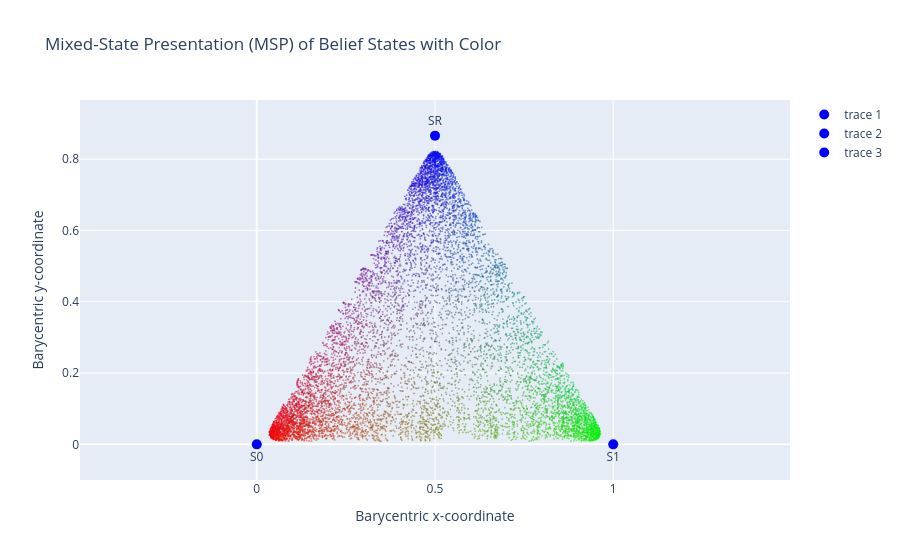
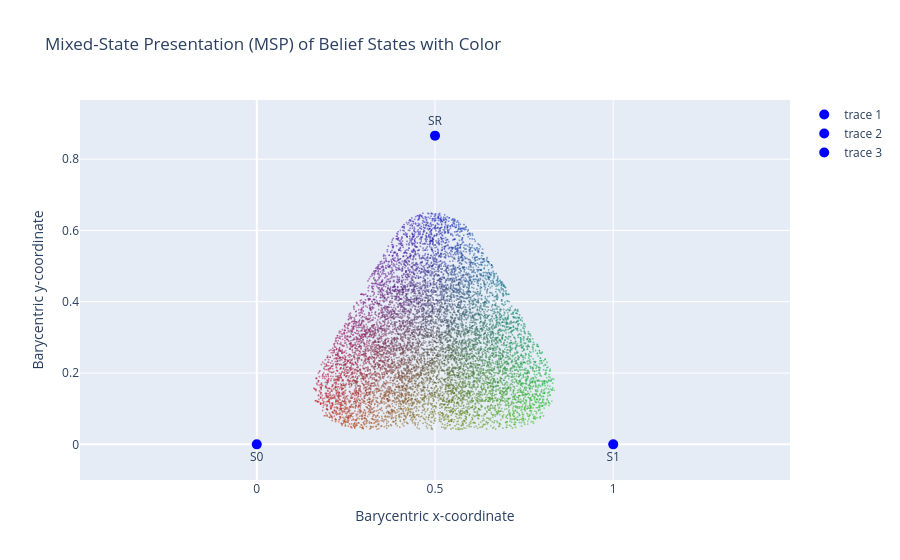
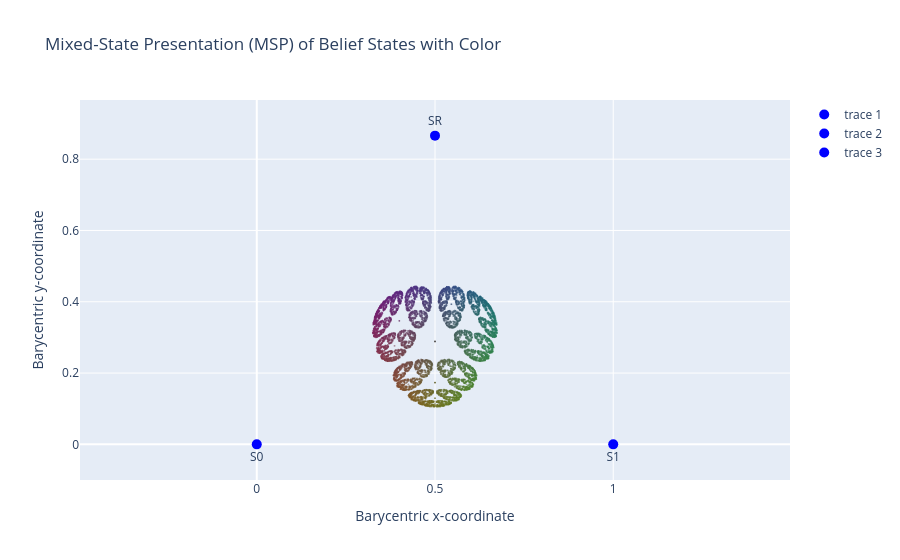
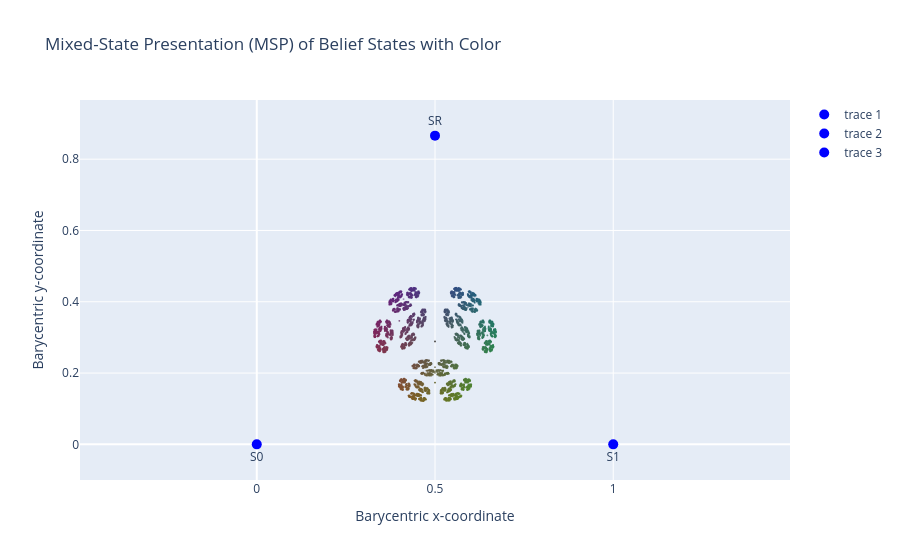

The notebook cell saved with these charts, in order:
### Markdown cell above
## Belief State Geometry for Different `a` and `x` Values on Mess3

Explore how the HMM parameters `a` (self-transition strength) and `x` (noise/confusion) affect the belief state geometry on the simplex.

### Code cell
a_values = [0.2,0.5, 0.85, 0.95]
x_values = [0.01, 0.05, 0.15, 0.5]

N_SEQ_SWEEP = 5
SWEEP_SEQ_LEN = 2000

for a in a_values:
    for x in x_values:
        hmm_sweep = build_hidden_markov_model(
            "mess3",
            process_params={"x": x, "a": a},
            device=None,
        )

        sweep_key = jax.random.PRNGKey(42)
        sweep_gen_states = jnp.tile(hmm_sweep.initial_state, (N_SEQ_SWEEP, 1))

        _, sweep_beliefs_jax, _, _, _ = generate_data_batch_with_full_history(
            sweep_gen_states, hmm_sweep, N_SEQ_SWEEP, SWEEP_SEQ_LEN + 1, sweep_key
        )

        sweep_beliefs = jax_to_torch(sweep_beliefs_jax).cpu()
        sweep_beliefs_flat = sweep_beliefs.reshape(-1, 3)

        print(f"a={a}, x={x} — {sweep_beliefs_flat.shape[0]} belief states")
        belief_to_barycentric(sweep_beliefs_flat, sweep_beliefs_flat)

### Figure 1 — Plotly figure (JSON) as saved in the notebook; plotly's stock layout.template omitted (floating-point values rounded to 4 significant figures; data arrays with more than 128 entries replaced by an {"elided": "..."} marker saying what was removed)
{"data": [{"hovertemplate": "Barycentric x-coordinate=%{x}<br>Barycentric y-coordinate=%{y}<extra></extra>", "legendgroup": "", "marker": {"color": {"elided": "10005 str values"}, "opacity": 0.5, "size": 2, "symbol": "circle"}, "mode": "markers", "name": "", "showlegend": false, "type": "scattergl", "x": {"elided": "10005 float values"}, "xaxis": "x", "y": {"elided": "10005 float values"}, "yaxis": "y"}, {"marker": {"color": "blue", "size": 10}, "mode": "markers+text", "text": ["S0"], "textposition": "bottom center", "type": "scatter", "x": [0], "y": [0]}, {"marker": {"color": "blue", "size": 10}, "mode": "markers+text", "text": ["S1"], "textposition": "bottom center", "type": "scatter", "x": [1], "y": [0]}, {"marker": {"color": "blue", "size": 10}, "mode": "markers+text", "text": ["SR"], "textposition": "top center", "type": "scatter", "x": [0.5], "y": [0.866]}], "layout": {"legend": {"tracegroupgap": 0}, "title": {"text": "Mixed-State Presentation (MSP) of Belief States with Color"}, "xaxis": {"anchor": "y", "domain": [0, 1], "range": [-0.1, 1.1], "title": {"text": "Barycentric x-coordinate"}}, "yaxis": {"anchor": "x", "domain": [0, 1], "range": [-0.1, 0.966], "scaleanchor": "x", "scaleratio": 1, "title": {"text": "Barycentric y-coordinate"}}}}

### Figure 2 — Plotly figure (JSON) as saved in the notebook; plotly's stock layout.template omitted (floating-point values rounded to 4 significant figures; data arrays with more than 128 entries replaced by an {"elided": "..."} marker saying what was removed)
{"data": [{"hovertemplate": "Barycentric x-coordinate=%{x}<br>Barycentric y-coordinate=%{y}<extra></extra>", "legendgroup": "", "marker": {"color": {"elided": "10005 str values"}, "opacity": 0.5, "size": 2, "symbol": "circle"}, "mode": "markers", "name": "", "showlegend": false, "type": "scattergl", "x": {"elided": "10005 float values"}, "xaxis": "x", "y": {"elided": "10005 float values"}, "yaxis": "y"}, {"marker": {"color": "blue", "size": 10}, "mode": "markers+text", "text": ["S0"], "textposition": "bottom center", "type": "scatter", "x": [0], "y": [0]}, {"marker": {"color": "blue", "size": 10}, "mode": "markers+text", "text": ["S1"], "textposition": "bottom center", "type": "scatter", "x": [1], "y": [0]}, {"marker": {"color": "blue", "size": 10}, "mode": "markers+text", "text": ["SR"], "textposition": "top center", "type": "scatter", "x": [0.5], "y": [0.866]}], "layout": {"legend": {"tracegroupgap": 0}, "title": {"text": "Mixed-State Presentation (MSP) of Belief States with Color"}, "xaxis": {"anchor": "y", "domain": [0, 1], "range": [-0.1, 1.1], "title": {"text": "Barycentric x-coordinate"}}, "yaxis": {"anchor": "x", "domain": [0, 1], "range": [-0.1, 0.966], "scaleanchor": "x", "scaleratio": 1, "title": {"text": "Barycentric y-coordinate"}}}}

### Figure 3 — Plotly figure (JSON) as saved in the notebook; plotly's stock layout.template omitted (floating-point values rounded to 4 significant figures; data arrays with more than 128 entries replaced by an {"elided": "..."} marker saying what was removed)
{"data": [{"hovertemplate": "Barycentric x-coordinate=%{x}<br>Barycentric y-coordinate=%{y}<extra></extra>", "legendgroup": "", "marker": {"color": {"elided": "10005 str values"}, "opacity": 0.5, "size": 2, "symbol": "circle"}, "mode": "markers", "name": "", "showlegend": false, "type": "scattergl", "x": {"elided": "10005 float values"}, "xaxis": "x", "y": {"elided": "10005 float values"}, "yaxis": "y"}, {"marker": {"color": "blue", "size": 10}, "mode": "markers+text", "text": ["S0"], "textposition": "bottom center", "type": "scatter", "x": [0], "y": [0]}, {"marker": {"color": "blue", "size": 10}, "mode": "markers+text", "text": ["S1"], "textposition": "bottom center", "type": "scatter", "x": [1], "y": [0]}, {"marker": {"color": "blue", "size": 10}, "mode": "markers+text", "text": ["SR"], "textposition": "top center", "type": "scatter", "x": [0.5], "y": [0.866]}], "layout": {"legend": {"tracegroupgap": 0}, "title": {"text": "Mixed-State Presentation (MSP) of Belief States with Color"}, "xaxis": {"anchor": "y", "domain": [0, 1], "range": [-0.1, 1.1], "title": {"text": "Barycentric x-coordinate"}}, "yaxis": {"anchor": "x", "domain": [0, 1], "range": [-0.1, 0.966], "scaleanchor": "x", "scaleratio": 1, "title": {"text": "Barycentric y-coordinate"}}}}

### Figure 4 — Plotly figure (JSON) as saved in the notebook; plotly's stock layout.template omitted (floating-point values rounded to 4 significant figures; data arrays with more than 128 entries replaced by an {"elided": "..."} marker saying what was removed)
{"data": [{"hovertemplate": "Barycentric x-coordinate=%{x}<br>Barycentric y-coordinate=%{y}<extra></extra>", "legendgroup": "", "marker": {"color": {"elided": "10005 str values"}, "opacity": 0.5, "size": 2, "symbol": "circle"}, "mode": "markers", "name": "", "showlegend": false, "type": "scattergl", "x": {"elided": "10005 float values"}, "xaxis": "x", "y": {"elided": "10005 float values"}, "yaxis": "y"}, {"marker": {"color": "blue", "size": 10}, "mode": "markers+text", "text": ["S0"], "textposition": "bottom center", "type": "scatter", "x": [0], "y": [0]}, {"marker": {"color": "blue", "size": 10}, "mode": "markers+text", "text": ["S1"], "textposition": "bottom center", "type": "scatter", "x": [1], "y": [0]}, {"marker": {"color": "blue", "size": 10}, "mode": "markers+text", "text": ["SR"], "textposition": "top center", "type": "scatter", "x": [0.5], "y": [0.866]}], "layout": {"legend": {"tracegroupgap": 0}, "title": {"text": "Mixed-State Presentation (MSP) of Belief States with Color"}, "xaxis": {"anchor": "y", "domain": [0, 1], "range": [-0.1, 1.1], "title": {"text": "Barycentric x-coordinate"}}, "yaxis": {"anchor": "x", "domain": [0, 1], "range": [-0.1, 0.966], "scaleanchor": "x", "scaleratio": 1, "title": {"text": "Barycentric y-coordinate"}}}}
